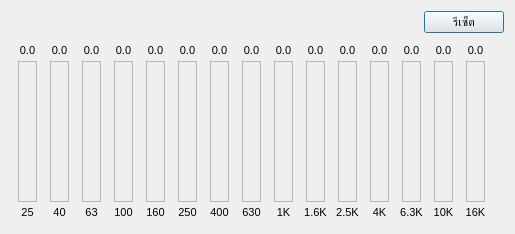
<?xml version="1.0" encoding="UTF-8"?>
<ui version="4.0">
 <class>EQ15BandDialog</class>
 <widget class="QDialog" name="EQ15BandDialog">
  <property name="geometry">
   <rect>
    <x>0</x>
    <y>0</y>
    <width>515</width>
    <height>234</height>
   </rect>
  </property>
  <property name="windowTitle">
   <string>Dialog</string>
  </property>
  <property name="locale">
   <locale language="English" country="UnitedStates"/>
  </property>
  <layout class="QVBoxLayout" name="verticalLayout">
   <item>
    <layout class="QHBoxLayout" name="horizontalLayout_7">
     <item>
      <spacer name="horizontalSpacer_4">
       <property name="orientation">
        <enum>Qt::Horizontal</enum>
       </property>
       <property name="sizeHint" stdset="0">
        <size>
         <width>40</width>
         <height>20</height>
        </size>
       </property>
      </spacer>
     </item>
     <item>
      <widget class="QPushButton" name="btnReset">
       <property name="text">
        <string>รีเซ็ต</string>
       </property>
      </widget>
     </item>
    </layout>
   </item>
   <item>
    <layout class="QHBoxLayout" name="horizontalLayout_8">
     <property name="spacing">
      <number>0</number>
     </property>
     <item>
      <layout class="QVBoxLayout" name="verticalLayout_94">
       <item>
        <widget class="QLabel" name="lbdb_1">
         <property name="font">
          <font>
           <pointsize>8</pointsize>
          </font>
         </property>
         <property name="text">
          <string>0.0</string>
         </property>
         <property name="alignment">
          <set>Qt::AlignCenter</set>
         </property>
        </widget>
       </item>
       <item>
        <layout class="QGridLayout" name="gridLayout_94">
         <item row="0" column="0">
          <widget class="Slider" name="slider_1">
           <property name="minimumSize">
            <size>
             <width>19</width>
             <height>141</height>
            </size>
           </property>
           <property name="maximumSize">
            <size>
             <width>19</width>
             <height>141</height>
            </size>
           </property>
           <property name="frameShape">
            <enum>QFrame::StyledPanel</enum>
           </property>
           <property name="frameShadow">
            <enum>QFrame::Raised</enum>
           </property>
          </widget>
         </item>
        </layout>
       </item>
       <item>
        <widget class="QLabel" name="label_94">
         <property name="minimumSize">
          <size>
           <width>31</width>
           <height>0</height>
          </size>
         </property>
         <property name="maximumSize">
          <size>
           <width>31</width>
           <height>16777215</height>
          </size>
         </property>
         <property name="font">
          <font>
           <pointsize>8</pointsize>
          </font>
         </property>
         <property name="text">
          <string>25</string>
         </property>
         <property name="alignment">
          <set>Qt::AlignCenter</set>
         </property>
        </widget>
       </item>
      </layout>
     </item>
     <item>
      <layout class="QVBoxLayout" name="verticalLayout_95">
       <item>
        <widget class="QLabel" name="lbdb_2">
         <property name="font">
          <font>
           <pointsize>8</pointsize>
          </font>
         </property>
         <property name="text">
          <string>0.0</string>
         </property>
         <property name="alignment">
          <set>Qt::AlignCenter</set>
         </property>
        </widget>
       </item>
       <item>
        <layout class="QGridLayout" name="gridLayout_95">
         <item row="0" column="0">
          <widget class="Slider" name="slider_2">
           <property name="minimumSize">
            <size>
             <width>19</width>
             <height>141</height>
            </size>
           </property>
           <property name="maximumSize">
            <size>
             <width>19</width>
             <height>141</height>
            </size>
           </property>
           <property name="frameShape">
            <enum>QFrame::StyledPanel</enum>
           </property>
           <property name="frameShadow">
            <enum>QFrame::Raised</enum>
           </property>
          </widget>
         </item>
        </layout>
       </item>
       <item>
        <widget class="QLabel" name="label_95">
         <property name="minimumSize">
          <size>
           <width>31</width>
           <height>0</height>
          </size>
         </property>
         <property name="maximumSize">
          <size>
           <width>31</width>
           <height>16777215</height>
          </size>
         </property>
         <property name="font">
          <font>
           <pointsize>8</pointsize>
          </font>
         </property>
         <property name="text">
          <string>40</string>
         </property>
         <property name="alignment">
          <set>Qt::AlignCenter</set>
         </property>
        </widget>
       </item>
      </layout>
     </item>
     <item>
      <layout class="QVBoxLayout" name="verticalLayout_96">
       <item>
        <widget class="QLabel" name="lbdb_3">
         <property name="font">
          <font>
           <pointsize>8</pointsize>
          </font>
         </property>
         <property name="text">
          <string>0.0</string>
         </property>
         <property name="alignment">
          <set>Qt::AlignCenter</set>
         </property>
        </widget>
       </item>
       <item>
        <layout class="QGridLayout" name="gridLayout_96">
         <item row="0" column="0">
          <widget class="Slider" name="slider_3">
           <property name="minimumSize">
            <size>
             <width>19</width>
             <height>141</height>
            </size>
           </property>
           <property name="maximumSize">
            <size>
             <width>19</width>
             <height>141</height>
            </size>
           </property>
           <property name="frameShape">
            <enum>QFrame::StyledPanel</enum>
           </property>
           <property name="frameShadow">
            <enum>QFrame::Raised</enum>
           </property>
          </widget>
         </item>
        </layout>
       </item>
       <item>
        <widget class="QLabel" name="label_96">
         <property name="minimumSize">
          <size>
           <width>31</width>
           <height>0</height>
          </size>
         </property>
         <property name="maximumSize">
          <size>
           <width>31</width>
           <height>16777215</height>
          </size>
         </property>
         <property name="font">
          <font>
           <pointsize>8</pointsize>
          </font>
         </property>
         <property name="text">
          <string>63</string>
         </property>
         <property name="alignment">
          <set>Qt::AlignCenter</set>
         </property>
        </widget>
       </item>
      </layout>
     </item>
     <item>
      <layout class="QVBoxLayout" name="verticalLayout_97">
       <item>
        <widget class="QLabel" name="lbdb_4">
         <property name="font">
          <font>
           <pointsize>8</pointsize>
          </font>
         </property>
         <property name="text">
          <string>0.0</string>
         </property>
         <property name="alignment">
          <set>Qt::AlignCenter</set>
         </property>
        </widget>
       </item>
       <item>
        <layout class="QGridLayout" name="gridLayout_97">
         <item row="0" column="0">
          <widget class="Slider" name="slider_4">
           <property name="minimumSize">
            <size>
             <width>19</width>
             <height>141</height>
            </size>
           </property>
           <property name="maximumSize">
            <size>
             <width>19</width>
             <height>141</height>
            </size>
           </property>
           <property name="frameShape">
            <enum>QFrame::StyledPanel</enum>
           </property>
           <property name="frameShadow">
            <enum>QFrame::Raised</enum>
           </property>
          </widget>
         </item>
        </layout>
       </item>
       <item>
        <widget class="QLabel" name="label_97">
         <property name="minimumSize">
          <size>
           <width>31</width>
           <height>0</height>
          </size>
         </property>
         <property name="maximumSize">
          <size>
           <width>31</width>
           <height>16777215</height>
          </size>
         </property>
         <property name="font">
          <font>
           <pointsize>8</pointsize>
          </font>
         </property>
         <property name="text">
          <string>100</string>
         </property>
         <property name="alignment">
          <set>Qt::AlignCenter</set>
         </property>
        </widget>
       </item>
      </layout>
     </item>
     <item>
      <layout class="QVBoxLayout" name="verticalLayout_98">
       <item>
        <widget class="QLabel" name="lbdb_5">
         <property name="font">
          <font>
           <pointsize>8</pointsize>
          </font>
         </property>
         <property name="text">
          <string>0.0</string>
         </property>
         <property name="alignment">
          <set>Qt::AlignCenter</set>
         </property>
        </widget>
       </item>
       <item>
        <layout class="QGridLayout" name="gridLayout_98">
         <item row="0" column="0">
          <widget class="Slider" name="slider_5">
           <property name="minimumSize">
            <size>
             <width>19</width>
             <height>141</height>
            </size>
           </property>
           <property name="maximumSize">
            <size>
             <width>19</width>
             <height>141</height>
            </size>
           </property>
           <property name="frameShape">
            <enum>QFrame::StyledPanel</enum>
           </property>
           <property name="frameShadow">
            <enum>QFrame::Raised</enum>
           </property>
          </widget>
         </item>
        </layout>
       </item>
       <item>
        <widget class="QLabel" name="label_98">
         <property name="minimumSize">
          <size>
           <width>31</width>
           <height>0</height>
          </size>
         </property>
         <property name="maximumSize">
          <size>
           <width>31</width>
           <height>16777215</height>
          </size>
         </property>
         <property name="font">
          <font>
           <pointsize>8</pointsize>
          </font>
         </property>
         <property name="text">
          <string>160</string>
         </property>
         <property name="alignment">
          <set>Qt::AlignCenter</set>
         </property>
        </widget>
       </item>
      </layout>
     </item>
     <item>
      <layout class="QVBoxLayout" name="verticalLayout_99">
       <item>
        <widget class="QLabel" name="lbdb_6">
         <property name="font">
          <font>
           <pointsize>8</pointsize>
          </font>
         </property>
         <property name="text">
          <string>0.0</string>
         </property>
         <property name="alignment">
          <set>Qt::AlignCenter</set>
         </property>
        </widget>
       </item>
       <item>
        <layout class="QGridLayout" name="gridLayout_99">
         <item row="0" column="0">
          <widget class="Slider" name="slider_6">
           <property name="minimumSize">
            <size>
             <width>19</width>
             <height>141</height>
            </size>
           </property>
           <property name="maximumSize">
            <size>
             <width>19</width>
             <height>141</height>
            </size>
           </property>
           <property name="frameShape">
            <enum>QFrame::StyledPanel</enum>
           </property>
           <property name="frameShadow">
            <enum>QFrame::Raised</enum>
           </property>
          </widget>
         </item>
        </layout>
       </item>
       <item>
        <widget class="QLabel" name="label_99">
         <property name="minimumSize">
          <size>
           <width>31</width>
           <height>0</height>
          </size>
         </property>
         <property name="maximumSize">
          <size>
           <width>31</width>
           <height>16777215</height>
          </size>
         </property>
         <property name="font">
          <font>
           <pointsize>8</pointsize>
          </font>
         </property>
         <property name="text">
          <string>250</string>
         </property>
         <property name="alignment">
          <set>Qt::AlignCenter</set>
         </property>
        </widget>
       </item>
      </layout>
     </item>
     <item>
      <layout class="QVBoxLayout" name="verticalLayout_100">
       <item>
        <widget class="QLabel" name="lbdb_7">
         <property name="font">
          <font>
           <pointsize>8</pointsize>
          </font>
         </property>
         <property name="text">
          <string>0.0</string>
         </property>
         <property name="alignment">
          <set>Qt::AlignCenter</set>
         </property>
        </widget>
       </item>
       <item>
        <layout class="QGridLayout" name="gridLayout_100">
         <item row="0" column="0">
          <widget class="Slider" name="slider_7">
           <property name="minimumSize">
            <size>
             <width>19</width>
             <height>141</height>
            </size>
           </property>
           <property name="maximumSize">
            <size>
             <width>19</width>
             <height>141</height>
            </size>
           </property>
           <property name="frameShape">
            <enum>QFrame::StyledPanel</enum>
           </property>
           <property name="frameShadow">
            <enum>QFrame::Raised</enum>
           </property>
          </widget>
         </item>
        </layout>
       </item>
       <item>
        <widget class="QLabel" name="label_100">
         <property name="minimumSize">
          <size>
           <width>31</width>
           <height>0</height>
          </size>
         </property>
         <property name="maximumSize">
          <size>
           <width>31</width>
           <height>16777215</height>
          </size>
         </property>
         <property name="font">
          <font>
           <pointsize>8</pointsize>
          </font>
         </property>
         <property name="text">
          <string>400</string>
         </property>
         <property name="alignment">
          <set>Qt::AlignCenter</set>
         </property>
        </widget>
       </item>
      </layout>
     </item>
     <item>
      <layout class="QVBoxLayout" name="verticalLayout_101">
       <item>
        <widget class="QLabel" name="lbdb_8">
         <property name="font">
          <font>
           <pointsize>8</pointsize>
          </font>
         </property>
         <property name="text">
          <string>0.0</string>
         </property>
         <property name="alignment">
          <set>Qt::AlignCenter</set>
         </property>
        </widget>
       </item>
       <item>
        <layout class="QGridLayout" name="gridLayout_101">
         <item row="0" column="0">
          <widget class="Slider" name="slider_8">
           <property name="minimumSize">
            <size>
             <width>19</width>
             <height>141</height>
            </size>
           </property>
           <property name="maximumSize">
            <size>
             <width>19</width>
             <height>141</height>
            </size>
           </property>
           <property name="frameShape">
            <enum>QFrame::StyledPanel</enum>
           </property>
           <property name="frameShadow">
            <enum>QFrame::Raised</enum>
           </property>
          </widget>
         </item>
        </layout>
       </item>
       <item>
        <widget class="QLabel" name="label_101">
         <property name="minimumSize">
          <size>
           <width>31</width>
           <height>0</height>
          </size>
         </property>
         <property name="maximumSize">
          <size>
           <width>31</width>
           <height>16777215</height>
          </size>
         </property>
         <property name="font">
          <font>
           <pointsize>8</pointsize>
          </font>
         </property>
         <property name="text">
          <string>630</string>
         </property>
         <property name="alignment">
          <set>Qt::AlignCenter</set>
         </property>
        </widget>
       </item>
      </layout>
     </item>
     <item>
      <layout class="QVBoxLayout" name="verticalLayout_102">
       <item>
        <widget class="QLabel" name="lbdb_9">
         <property name="font">
          <font>
           <pointsize>8</pointsize>
          </font>
         </property>
         <property name="text">
          <string>0.0</string>
         </property>
         <property name="alignment">
          <set>Qt::AlignCenter</set>
         </property>
        </widget>
       </item>
       <item>
        <layout class="QGridLayout" name="gridLayout_102">
         <item row="0" column="0">
          <widget class="Slider" name="slider_9">
           <property name="minimumSize">
            <size>
             <width>19</width>
             <height>141</height>
            </size>
           </property>
           <property name="maximumSize">
            <size>
             <width>19</width>
             <height>141</height>
            </size>
           </property>
           <property name="frameShape">
            <enum>QFrame::StyledPanel</enum>
           </property>
           <property name="frameShadow">
            <enum>QFrame::Raised</enum>
           </property>
          </widget>
         </item>
        </layout>
       </item>
       <item>
        <widget class="QLabel" name="label_102">
         <property name="minimumSize">
          <size>
           <width>31</width>
           <height>0</height>
          </size>
         </property>
         <property name="maximumSize">
          <size>
           <width>31</width>
           <height>16777215</height>
          </size>
         </property>
         <property name="font">
          <font>
           <pointsize>8</pointsize>
          </font>
         </property>
         <property name="text">
          <string>1K</string>
         </property>
         <property name="alignment">
          <set>Qt::AlignCenter</set>
         </property>
        </widget>
       </item>
      </layout>
     </item>
     <item>
      <layout class="QVBoxLayout" name="verticalLayout_103">
       <item>
        <widget class="QLabel" name="lbdb_10">
         <property name="font">
          <font>
           <pointsize>8</pointsize>
          </font>
         </property>
         <property name="text">
          <string>0.0</string>
         </property>
         <property name="alignment">
          <set>Qt::AlignCenter</set>
         </property>
        </widget>
       </item>
       <item>
        <layout class="QGridLayout" name="gridLayout_103">
         <item row="0" column="0">
          <widget class="Slider" name="slider_10">
           <property name="minimumSize">
            <size>
             <width>19</width>
             <height>141</height>
            </size>
           </property>
           <property name="maximumSize">
            <size>
             <width>19</width>
             <height>141</height>
            </size>
           </property>
           <property name="frameShape">
            <enum>QFrame::StyledPanel</enum>
           </property>
           <property name="frameShadow">
            <enum>QFrame::Raised</enum>
           </property>
          </widget>
         </item>
        </layout>
       </item>
       <item>
        <widget class="QLabel" name="label_103">
         <property name="minimumSize">
          <size>
           <width>31</width>
           <height>0</height>
          </size>
         </property>
         <property name="maximumSize">
          <size>
           <width>31</width>
           <height>16777215</height>
          </size>
         </property>
         <property name="font">
          <font>
           <pointsize>8</pointsize>
          </font>
         </property>
         <property name="text">
          <string>1.6K</string>
         </property>
         <property name="alignment">
          <set>Qt::AlignCenter</set>
         </property>
        </widget>
       </item>
      </layout>
     </item>
     <item>
      <layout class="QVBoxLayout" name="verticalLayout_104">
       <item>
        <widget class="QLabel" name="lbdb_11">
         <property name="font">
          <font>
           <pointsize>8</pointsize>
          </font>
         </property>
         <property name="text">
          <string>0.0</string>
         </property>
         <property name="alignment">
          <set>Qt::AlignCenter</set>
         </property>
        </widget>
       </item>
       <item>
        <layout class="QGridLayout" name="gridLayout_104">
         <item row="0" column="0">
          <widget class="Slider" name="slider_11">
           <property name="minimumSize">
            <size>
             <width>19</width>
             <height>141</height>
            </size>
           </property>
           <property name="maximumSize">
            <size>
             <width>19</width>
             <height>141</height>
            </size>
           </property>
           <property name="frameShape">
            <enum>QFrame::StyledPanel</enum>
           </property>
           <property name="frameShadow">
            <enum>QFrame::Raised</enum>
           </property>
          </widget>
         </item>
        </layout>
       </item>
       <item>
        <widget class="QLabel" name="label_104">
         <property name="minimumSize">
          <size>
           <width>31</width>
           <height>0</height>
          </size>
         </property>
         <property name="maximumSize">
          <size>
           <width>31</width>
           <height>16777215</height>
          </size>
         </property>
         <property name="font">
          <font>
           <pointsize>8</pointsize>
          </font>
         </property>
         <property name="text">
          <string>2.5K</string>
         </property>
         <property name="alignment">
          <set>Qt::AlignCenter</set>
         </property>
        </widget>
       </item>
      </layout>
     </item>
     <item>
      <layout class="QVBoxLayout" name="verticalLayout_105">
       <item>
        <widget class="QLabel" name="lbdb_12">
         <property name="font">
          <font>
           <pointsize>8</pointsize>
          </font>
         </property>
         <property name="text">
          <string>0.0</string>
         </property>
         <property name="alignment">
          <set>Qt::AlignCenter</set>
         </property>
        </widget>
       </item>
       <item>
        <layout class="QGridLayout" name="gridLayout_105">
         <item row="0" column="0">
          <widget class="Slider" name="slider_12">
           <property name="minimumSize">
            <size>
             <width>19</width>
             <height>141</height>
            </size>
           </property>
           <property name="maximumSize">
            <size>
             <width>19</width>
             <height>141</height>
            </size>
           </property>
           <property name="frameShape">
            <enum>QFrame::StyledPanel</enum>
           </property>
           <property name="frameShadow">
            <enum>QFrame::Raised</enum>
           </property>
          </widget>
         </item>
        </layout>
       </item>
       <item>
        <widget class="QLabel" name="label_105">
         <property name="minimumSize">
          <size>
           <width>31</width>
           <height>0</height>
          </size>
         </property>
         <property name="maximumSize">
          <size>
           <width>31</width>
           <height>16777215</height>
          </size>
         </property>
         <property name="font">
          <font>
           <pointsize>8</pointsize>
          </font>
         </property>
         <property name="text">
          <string>4K</string>
         </property>
         <property name="alignment">
          <set>Qt::AlignCenter</set>
         </property>
        </widget>
       </item>
      </layout>
     </item>
     <item>
      <layout class="QVBoxLayout" name="verticalLayout_106">
       <item>
        <widget class="QLabel" name="lbdb_13">
         <property name="font">
          <font>
           <pointsize>8</pointsize>
          </font>
         </property>
         <property name="text">
          <string>0.0</string>
         </property>
         <property name="alignment">
          <set>Qt::AlignCenter</set>
         </property>
        </widget>
       </item>
       <item>
        <layout class="QGridLayout" name="gridLayout_106">
         <item row="0" column="0">
          <widget class="Slider" name="slider_13">
           <property name="minimumSize">
            <size>
             <width>19</width>
             <height>141</height>
            </size>
           </property>
           <property name="maximumSize">
            <size>
             <width>19</width>
             <height>141</height>
            </size>
           </property>
           <property name="frameShape">
            <enum>QFrame::StyledPanel</enum>
           </property>
           <property name="frameShadow">
            <enum>QFrame::Raised</enum>
           </property>
          </widget>
         </item>
        </layout>
       </item>
       <item>
        <widget class="QLabel" name="label_106">
         <property name="minimumSize">
          <size>
           <width>31</width>
           <height>0</height>
          </size>
         </property>
         <property name="maximumSize">
          <size>
           <width>31</width>
           <height>16777215</height>
          </size>
         </property>
         <property name="font">
          <font>
           <pointsize>8</pointsize>
          </font>
         </property>
         <property name="text">
          <string>6.3K</string>
         </property>
         <property name="alignment">
          <set>Qt::AlignCenter</set>
         </property>
        </widget>
       </item>
      </layout>
     </item>
     <item>
      <layout class="QVBoxLayout" name="verticalLayout_107">
       <item>
        <widget class="QLabel" name="lbdb_14">
         <property name="font">
          <font>
           <pointsize>8</pointsize>
          </font>
         </property>
         <property name="text">
          <string>0.0</string>
         </property>
         <property name="alignment">
          <set>Qt::AlignCenter</set>
         </property>
        </widget>
       </item>
       <item>
        <layout class="QGridLayout" name="gridLayout_107">
         <item row="0" column="0">
          <widget class="Slider" name="slider_14">
           <property name="minimumSize">
            <size>
             <width>19</width>
             <height>141</height>
            </size>
           </property>
           <property name="maximumSize">
            <size>
             <width>19</width>
             <height>141</height>
            </size>
           </property>
           <property name="frameShape">
            <enum>QFrame::StyledPanel</enum>
           </property>
           <property name="frameShadow">
            <enum>QFrame::Raised</enum>
           </property>
          </widget>
         </item>
        </layout>
       </item>
       <item>
        <widget class="QLabel" name="label_107">
         <property name="minimumSize">
          <size>
           <width>31</width>
           <height>0</height>
          </size>
         </property>
         <property name="maximumSize">
          <size>
           <width>31</width>
           <height>16777215</height>
          </size>
         </property>
         <property name="font">
          <font>
           <pointsize>8</pointsize>
          </font>
         </property>
         <property name="text">
          <string>10K</string>
         </property>
         <property name="alignment">
          <set>Qt::AlignCenter</set>
         </property>
        </widget>
       </item>
      </layout>
     </item>
     <item>
      <layout class="QVBoxLayout" name="verticalLayout_108">
       <item>
        <widget class="QLabel" name="lbdb_15">
         <property name="font">
          <font>
           <pointsize>8</pointsize>
          </font>
         </property>
         <property name="text">
          <string>0.0</string>
         </property>
         <property name="alignment">
          <set>Qt::AlignCenter</set>
         </property>
        </widget>
       </item>
       <item>
        <layout class="QGridLayout" name="gridLayout_108">
         <item row="0" column="0">
          <widget class="Slider" name="slider_15">
           <property name="minimumSize">
            <size>
             <width>19</width>
             <height>141</height>
            </size>
           </property>
           <property name="maximumSize">
            <size>
             <width>19</width>
             <height>141</height>
            </size>
           </property>
           <property name="frameShape">
            <enum>QFrame::StyledPanel</enum>
           </property>
           <property name="frameShadow">
            <enum>QFrame::Raised</enum>
           </property>
          </widget>
         </item>
        </layout>
       </item>
       <item>
        <widget class="QLabel" name="label_108">
         <property name="minimumSize">
          <size>
           <width>31</width>
           <height>0</height>
          </size>
         </property>
         <property name="maximumSize">
          <size>
           <width>31</width>
           <height>16777215</height>
          </size>
         </property>
         <property name="font">
          <font>
           <pointsize>8</pointsize>
          </font>
         </property>
         <property name="text">
          <string>16K</string>
         </property>
         <property name="alignment">
          <set>Qt::AlignCenter</set>
         </property>
        </widget>
       </item>
      </layout>
     </item>
    </layout>
   </item>
  </layout>
 </widget>
 <customwidgets>
  <customwidget>
   <class>Slider</class>
   <extends>QFrame</extends>
   <header>Slider.h</header>
   <container>1</container>
  </customwidget>
 </customwidgets>
 <resources/>
 <connections/>
</ui>
